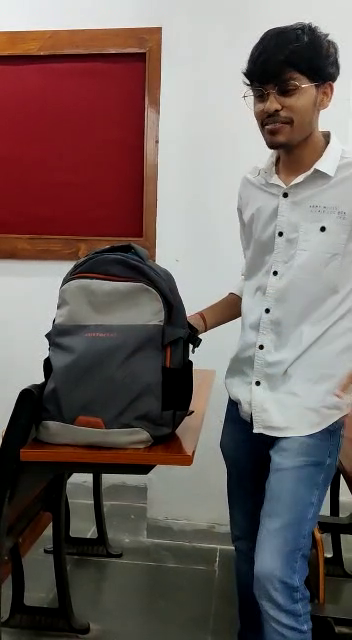
#> input picture frame 45 of theft.mp4, 352 x 640 px, given in place of video.mp4, which was not available
$ python accident.py
#> lines starting #> are read from the running program, lines starting #| are printed output that depends on the picture; after the words box and inside, x2 and y2 are one past the last pixel; in counts of white or black regions, pixels touching at a corner belong together; pictures that were not available may be replaced by others from this repository, and a replacement may not be noted
# -*- coding: utf-8 -*-
"""
Created on Mon Jan 30 23:59:21 2023

@author: vinit
"""

import cv2

# Load the video capture object
cap = cv2.VideoCapture("video.mp4")

# Define the background subtraction object
fgbg = cv2.createBackgroundSubtractorMOG2()

# Loop over the frames of the video
while True:
    # Read the next frame
    ret, frame = cap.read()
#> frame is the input picture: shape (640, 352, 3); mean B, G, R 97, 100, 113.1

    # If there are no more frames, break the loop
    if not ret:
        break

    # Apply background subtraction to the frame
    foreground_mask = fgbg.apply(frame)
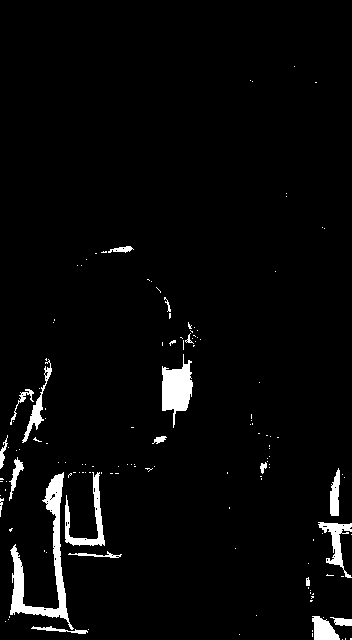
#> foreground_mask: shape (640, 352); values 127 (black) and 255 (white), 3.4% white; 141 white regions (121 under 20 px), largest, box (x1, y1, x2, y2) and area: (10, 472, 74, 630) 2247, (162, 354, 193, 428) 1278, (65, 472, 105, 546) 800

    # Convert the foreground mask to a binary image
    _, foreground_mask = cv2.threshold(foreground_mask, 128, 255, cv2.THRESH_BINARY)
#> foreground_mask: shape (640, 352); 3.4% white; 141 white regions (121 under 20 px)

    # Find the contours in the foreground mask
    contours, _ = cv2.findContours(foreground_mask, cv2.RETR_EXTERNAL, cv2.CHAIN_APPROX_SIMPLE)
#> contours = 141 contours, 124 with area under 20; largest, box (x1, y1, x2, y2) and area: (10, 472, 74, 630) 1984, (162, 354, 193, 428) 1166, (65, 472, 105, 546) 660, (318, 522, 352, 578) 508, (312, 616, 340, 640) 398

    # Loop over the contours
    for contour in contours:
        # If the contour is small, ignore it
        if cv2.contourArea(contour) < 1000:
            continue

        # Otherwise, draw a bounding box around the contour
        (x, y, w, h) = cv2.boundingRect(contour)
        cv2.rectangle(frame, (x, y), (x + w, y + h), (0, 0, 255), 2)
#> this loop made 141 passes
#> contour on passes 1, 2, 3, 4, 5, 6, 7, 9, 10, 12, 14, 15: [[342, 639]], [[350, 638], [350, 639], [351, 639], [351, 638]], [[345, 638], [345, 639]], [[239, 634]], [[312, 633], [312, 636]], [[312, 630], [312, 631]], [[88, 629]], [[5, 621]], [[8, 619]], [[323, 617]], [[9, 616], [9, 617]], [[256, 615]]
#> (x, y, w, h) on pass 57: (10, 472, 64, 158)
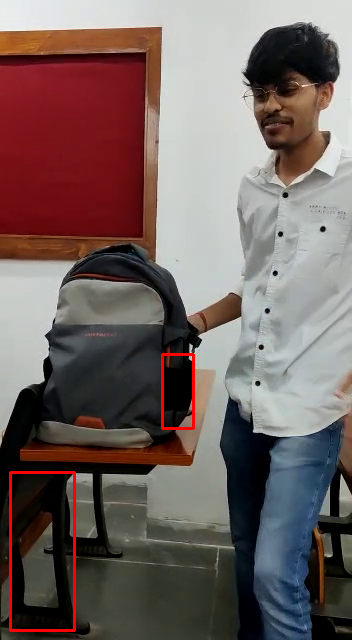
#> frame: shape (640, 352, 3); 0.87% of pixels changed, all inside (x1, y1, x2, y2) = (9, 353, 195, 632)

    # Show the frame
    cv2.imshow("Frame", frame)

    # If the user presses the "q" key, break the loop
    if cv2.waitKey(1) & 0xFF == ord("q"):
#> (key q is pressed here)
        break

# Release the video capture object
cap.release()

# Destroy all the windows
cv2.destroyAllWindows()

$ run again, starting later in the video
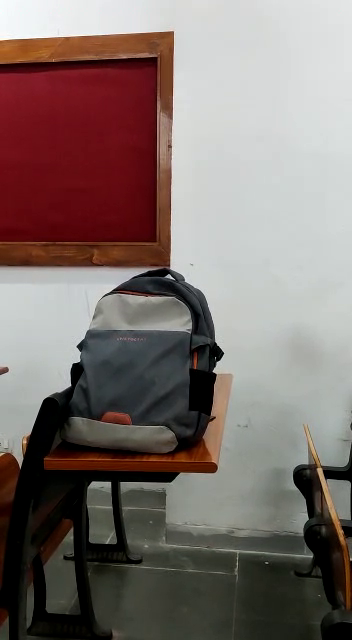
#> input picture frame 205 of theft.mp4, 352 x 640 px, given in place of video.mp4, which was not available
#> frame is the input picture: shape (640, 352, 3); mean B, G, R 109.6, 113.5, 126.8
#> `foreground_mask = fgbg.apply(frame)`:
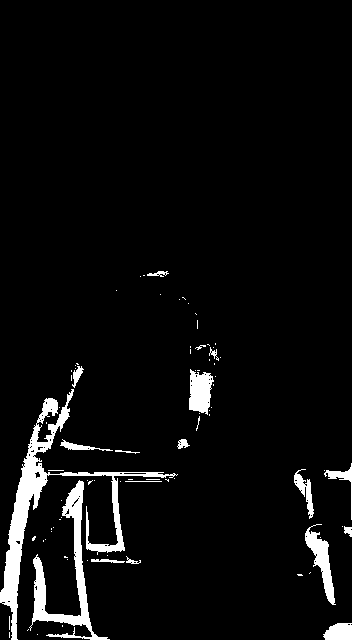
#> foreground_mask: shape (640, 352); values 127 (black) and 255 (white), 5% white; 83 white regions (65 under 20 px), largest, box (x1, y1, x2, y2) and area: (0, 389, 178, 640) 4902, (29, 480, 110, 640) 2549, (305, 524, 336, 605) 888
#> contours = 83 contours, 68 with area under 20; largest, box (x1, y1, x2, y2) and area: (0, 389, 178, 640) 4310, (29, 480, 110, 640) 2237, (305, 524, 336, 605) 786, (189, 369, 214, 415) 754, (323, 623, 352, 640) 374
#> the loop `for contour in contours:` made 83 passes
#> contour on passes 1, 2, 3, 4, 6, 7, 8, 9: [[37, 634]], [[9, 632], [9, 637]], [[28, 629], [27, 630]], [[62, 625], [62, 626]], [[9, 616], [9, 629]], [[297, 574], [298, 575], [302, 575], [301, 574]], [[310, 572], [309, 573]], [[87, 560]]
#> after the loop `for contour in contours:`:
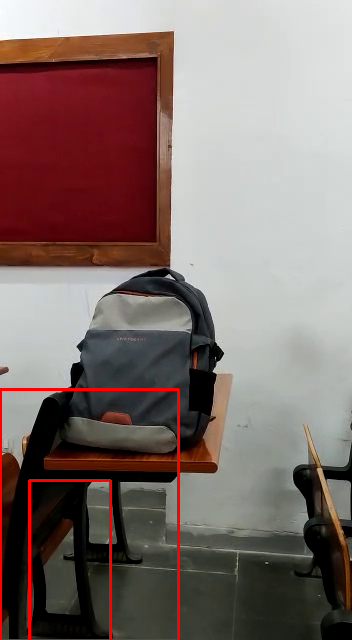
#> frame: shape (640, 352, 3); 1.4% of pixels changed, all inside (x1, y1, x2, y2) = (0, 388, 180, 640)

$ run again, starting later in the video
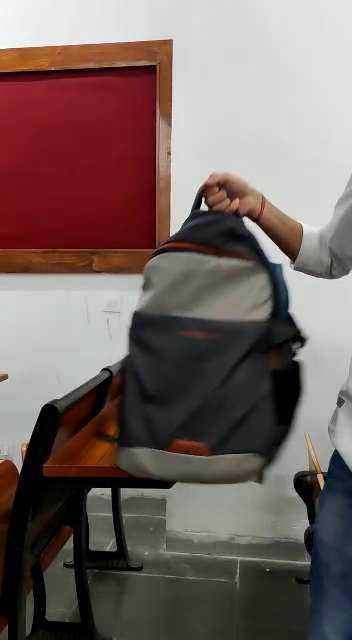
#> input picture frame 365 of theft.mp4, 352 x 640 px, given in place of video.mp4, which was not available
#> frame is the input picture: shape (640, 352, 3); mean B, G, R 98.2, 102.7, 117.3
#> `foreground_mask = fgbg.apply(frame)`:
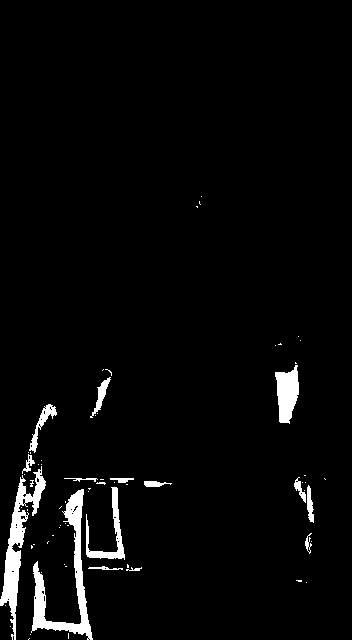
#> foreground_mask: shape (640, 352); values 127 (black) and 255 (white), 3.3% white; 69 white regions (54 under 20 px), largest, box (x1, y1, x2, y2) and area: (31, 489, 93, 640) 2284, (0, 466, 46, 640) 2040, (275, 365, 299, 424) 956
#> contours = 69 contours, 55 with area under 20; largest, box (x1, y1, x2, y2) and area: (31, 489, 93, 640) 2033, (0, 466, 46, 640) 1811, (275, 365, 299, 424) 884, (86, 487, 125, 560) 582, (29, 404, 57, 453) 286
#> the loop `for contour in contours:` made 69 passes
#> contour on passes 1, 2, 3, 4, 5, 6, 8, 11: [[29, 638], [28, 639]], [[30, 634]], [[68, 633], [68, 638]], [[10, 626]], [[5, 605]], [[306, 582]], [[41, 572]], [[65, 566], [66, 566]]
#> after the loop `for contour in contours:`:
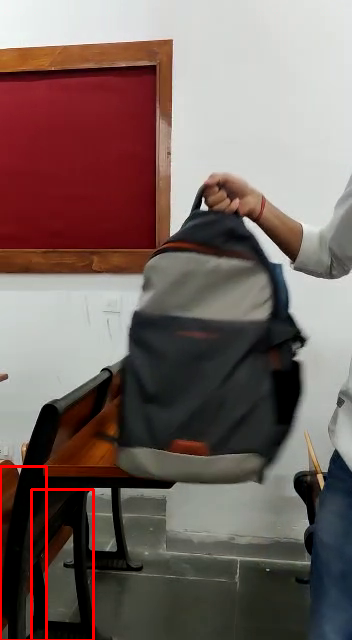
#> frame: shape (640, 352, 3); 0.96% of pixels changed, all inside (x1, y1, x2, y2) = (0, 465, 95, 640)
